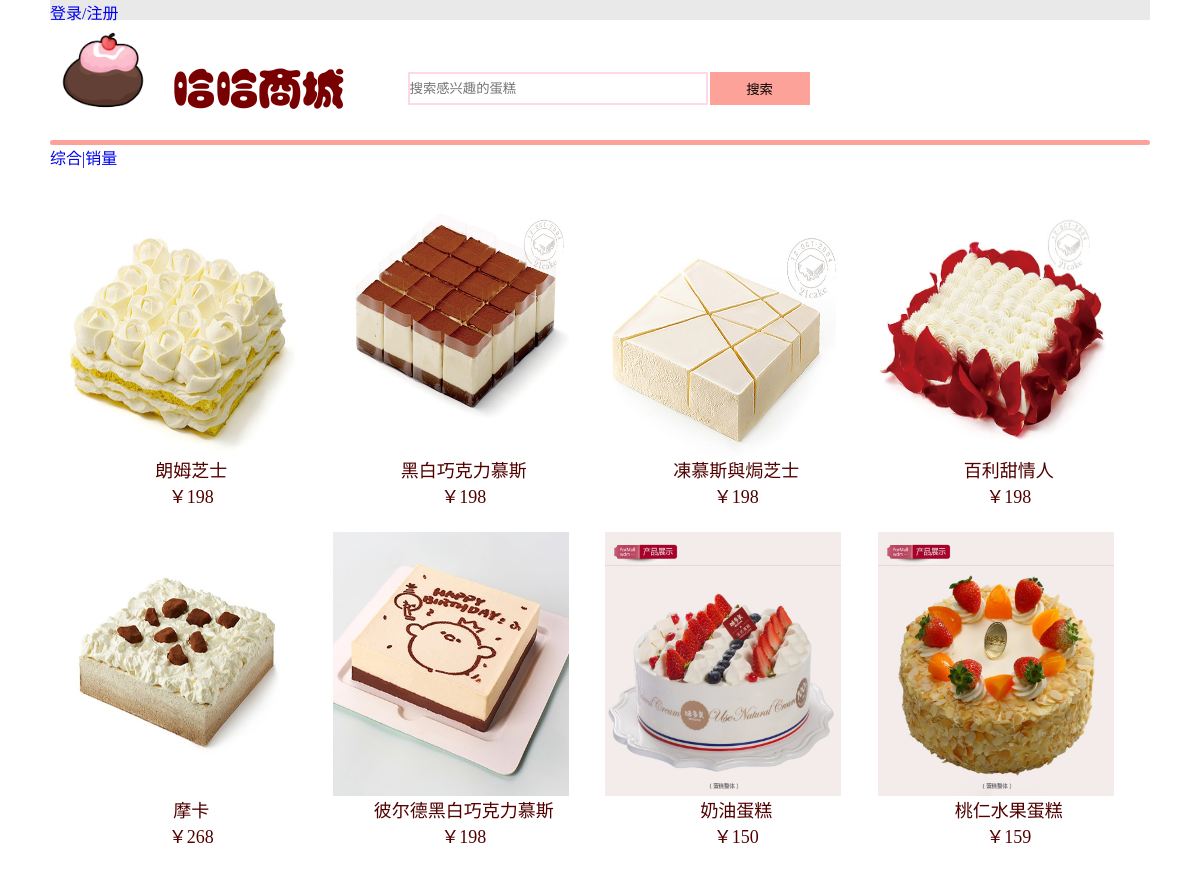
Screenshot of /shangpinye.php with the database file from the repository.
### tables this page shows
CREATE TABLE `shangpin` (
  `id` int(20) NOT NULL COMMENT 'AUTO_INCREMENT',
  `mingcheng` varchar(20) NOT NULL,
  `jieshao` varchar(200) NOT NULL,
  `xiaoliang` int(20) NOT NULL,
  `jiage` float NOT NULL,
  `image` varchar(200) NOT NULL,
  `jieshaoimg` varchar(200) NOT NULL,
  `fenleiid` int(20) NOT NULL,
  `kucun` int(20) NOT NULL,
  `fashouzhuangtai` tinyint(4) NOT NULL
);

### shangpinye.php (the view, shortened to what this page needs)
<?php
         require_once 'function.php';
         $net=new net();
         $lianjie=$net->lianjie();
        ?>
<html>
    <head>
</head>
<body>
    <div id="suoyou">
        <div id="nav"></div>
        <?php if(isset($_GET['fenlei'])){
            $fenleiid=$_GET['fenlei'];
            if(isset($_GET['action'])){
                if($_GET['action']=="xiaoliang"){
                    $select="SELECT id,mingcheng,jiage,image FROM `shangpin`WHERE fashouzhuangtai=1 AND fenleiid=".$fenleiid." ORDER BY xiaoliang DESC";
                }
            }
            else{$select="SELECT id,mingcheng,jiage,image FROM `shangpin` WHERE fashouzhuangtai=1 AND fenleiid=".$fenleiid;}
        }else{
            if(isset($_GET['action'])){
                if($_GET['action']=="xiaoliang"){
                    $select="SELECT id,mingcheng,jiage,image FROM `shangpin`WHERE fashouzhuangtai=1 ORDER BY xiaoliang DESC";
                }
            }else{
        $select="SELECT id,mingcheng,jiage,image FROM `shangpin` WHERE fashouzhuangtai=1";
            }
            }
        $stmt=$lianjie->query($select);
    echo '<div id="chazhao">';
    if(isset($_GET['fenlei'])){
        $fenleiid=$_GET['fenlei'];
    echo ' <a href="shangpinye.php?fenlei='.$fenleiid.'">综合|</a><a href="shangpinye.php?action=xiaoliang&&fenlei='.$fenleiid.'">销量</a> ';}
    else if(isset ($_GET['search'])){
        $search=$_GET['search'];
        echo ' <a href="shangpinye.php?search='.$search.'">综合|</a><a href="shangpinye.php?action=xiaoliang&&search='.$search.'">销量</a> ';
    }
    else{
        echo ' <a href="shangpinye.php">综合|</a><a href="shangpinye.php?action=xiaoliang">销量</a> ';
    }
            ?>
    </div>
    <div id="liulan">
        <center>
            <form>
                <table cellspacing="10">
                    <?php
                    $num=1;
                    echo "<tr>";
                    while(list($id,$mingcheng,$jiage,$image)=$stmt->fetch(PDO::FETCH_NUM)){
                        $image1=explode("+",$image);
                        echo '<td style="width:300px;height:330px;"><a href="shangpinxiangqing.php?id='.$id.'"><img width=90% height=80% src="upload/'.$image1[0].'">'
                                . '<p align="center">'.$mingcheng.'<br>￥'.$jiage.'</p></a></td>';
                        if($num%4==0){
                            echo '</tr><tr>';
                        } $num++;
                    }echo "</tr>";
                        ?>
                </table>
            </form></center>
    </div>
    </div>
    </body>
</html>

### rows the page displays
shangpin: shows a picture, mingcheng "朗姆芝士", jiage "198"
shangpin: shows a picture, mingcheng "黑白巧克力慕斯", jiage "198"
shangpin: shows a picture, mingcheng "凍慕斯與焗芝士", jiage "198"
shangpin: image (picture), mingcheng "百利甜情人", jiage "198"
shangpin: shows a picture, mingcheng "摩卡", jiage "268"
shangpin: shows a picture, mingcheng "彼尔德黑白巧克力慕斯", jiage "198"
shangpin: image (picture), mingcheng "奶油蛋糕", jiage "150"
shangpin: shows a picture, mingcheng "桃仁水果蛋糕", jiage "159"
